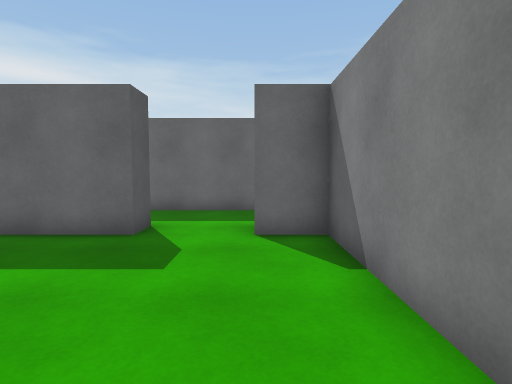
view 1 (above)

16 first-person views from a walk through a scene from a Unity 3-D project. The camera is 1.3 m above the floor, tilts 4° down and sees 80° across. The floor is counted in squares, 1 m on a side. Each view is taken from the middle of a square. On the plan, view 1 faces up. The plan holds only what a view shows up to about 14 squares ahead; the rest is blank.

view 2
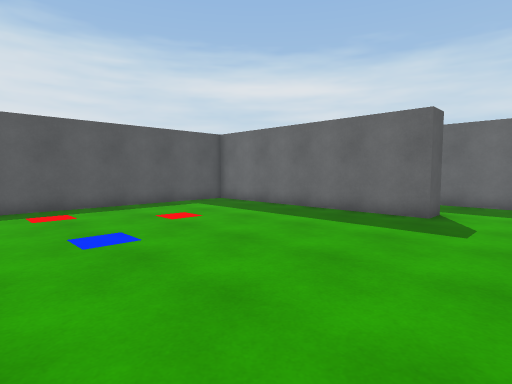

view 3
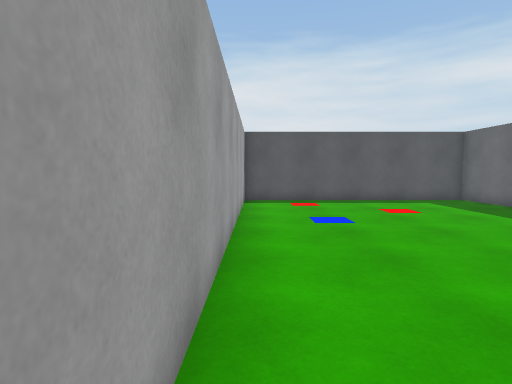

view 4
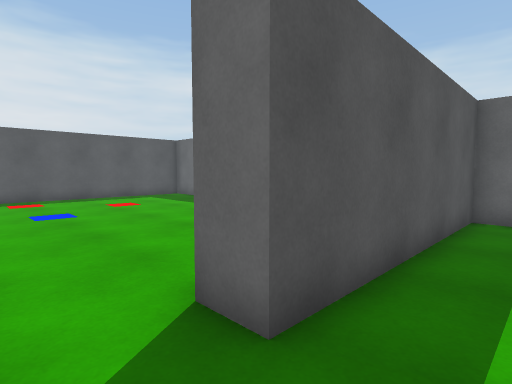

view 5
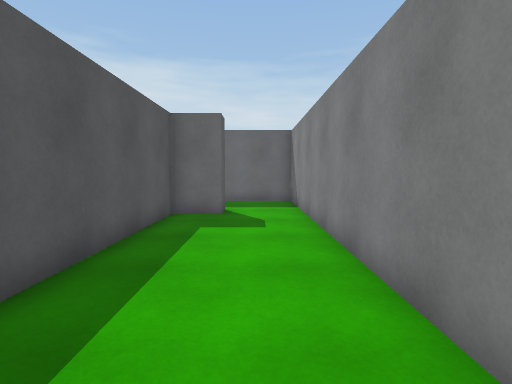

view 6
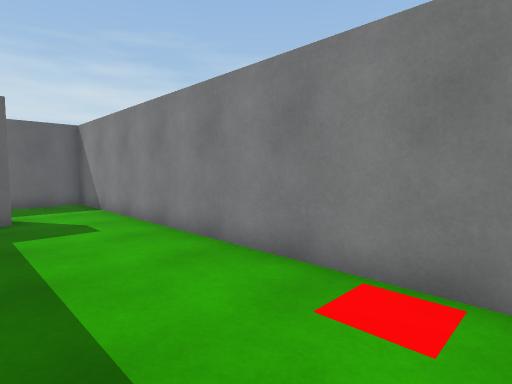

view 7
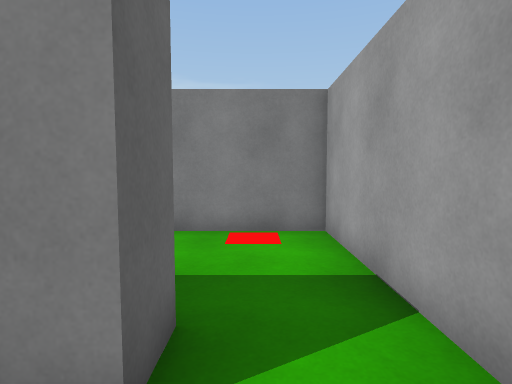

view 8
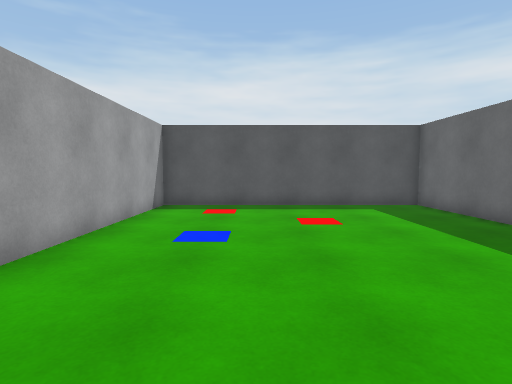

view 9
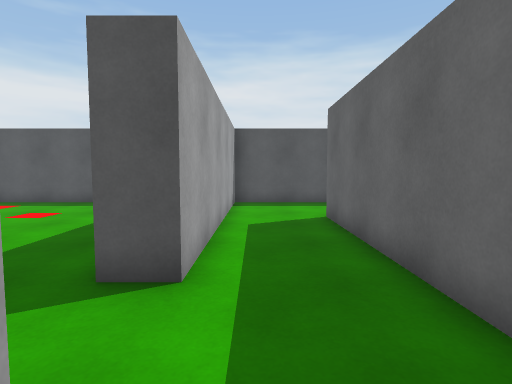

view 10
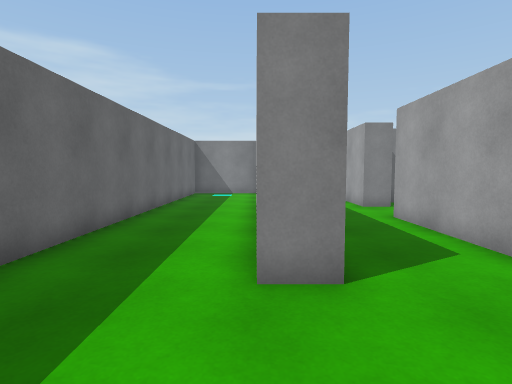

view 11
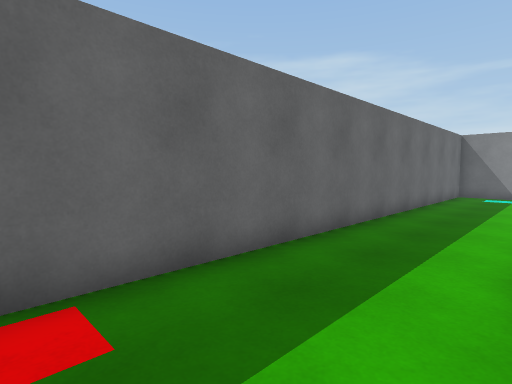

view 12
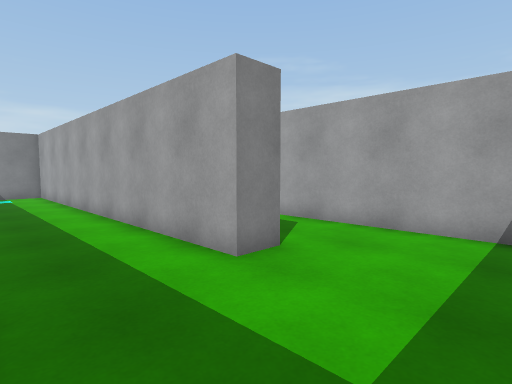

view 13
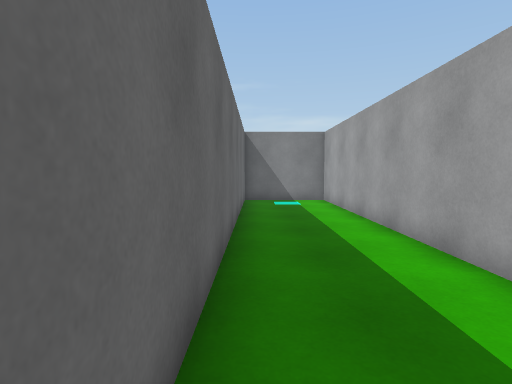

view 14
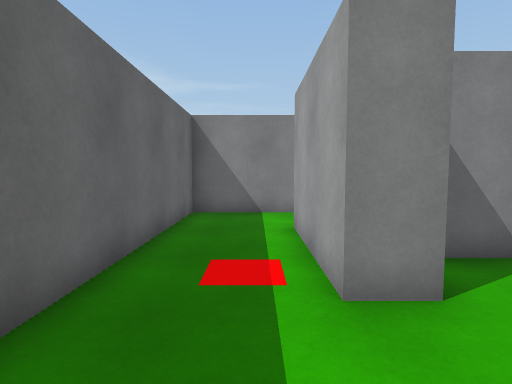

view 15
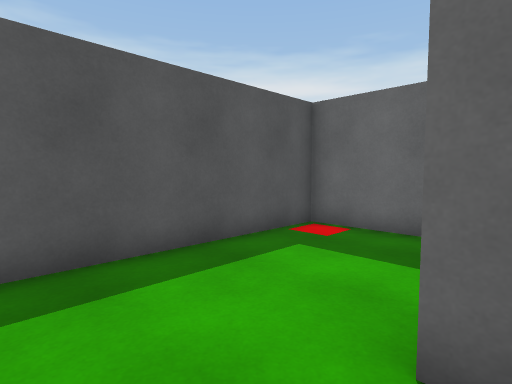

view 16
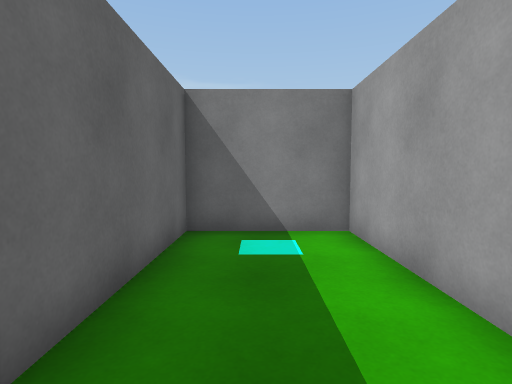

### Floor plan
Points are (right, up) in squares from view 1. A wall is a line through its corners. A room is listed if a view was taken in it or the views show most of it. See-through windows are left out.
Room 1 (views 1, 2, 7, 8)
walls: (1.5, 1.6) (1.5, 6.1) (0, 6.1) (0, 7.1); (-2.5, 7.1) (-2.5, 6.1) (-11.5, 6.1) (-11.5, -3.5) (1.5, -3.5); (1.5, -1.3) (1.5, -0.6)
ways out: opening at (2, -2.5) to room 2; opening at (-1.5, 6.5) to room 3
Room 2 (views 3, 4, 5, 6)
walls: (1.5, -3.5) (6.5, -3.5) (6.5, 7.5); (4, 7.1) (4, 6.1) (2.5, 6.1) (2.5, -1.3) (1.5, -1.3)
ways out: opening at (2, -2.5) to room 1; opening at (5.5, 6.5) to room 3
Room 3 (views 9, 10, 11, 12, 13, 14, 15, 16)
walls: (0, 7.1) (4, 7.1); (6.5, 7.5) (6.5, 10) (-7.6, 10) (-7.6, 11) (6.5, 11) (6.5, 14.5) (-11.5, 14.5) (-11.5, 7.1) (-2.5, 7.1)
ways out: opening at (-1.5, 6.5) to room 1; opening at (5.5, 6.5) to room 2

Positions as (right, up) in squares from view 1, and headings:
1: (0, 0), facing up
2: (0, -3), facing up-left
3: (2, -3), facing left
4: (4, -3), facing up-left
5: (5, -3), facing up
6: (3, -3), facing up-right
7: (0, -2), facing right
8: (0, 0), facing left
9: (1, 8), facing left
10: (-11, 11), facing right
11: (-11, 11), facing up-right
12: (-11, 14), facing down-right
13: (-7, 14), facing right
14: (-3, 8), facing right
15: (-7, 8), facing up-left
16: (0, 13), facing right
